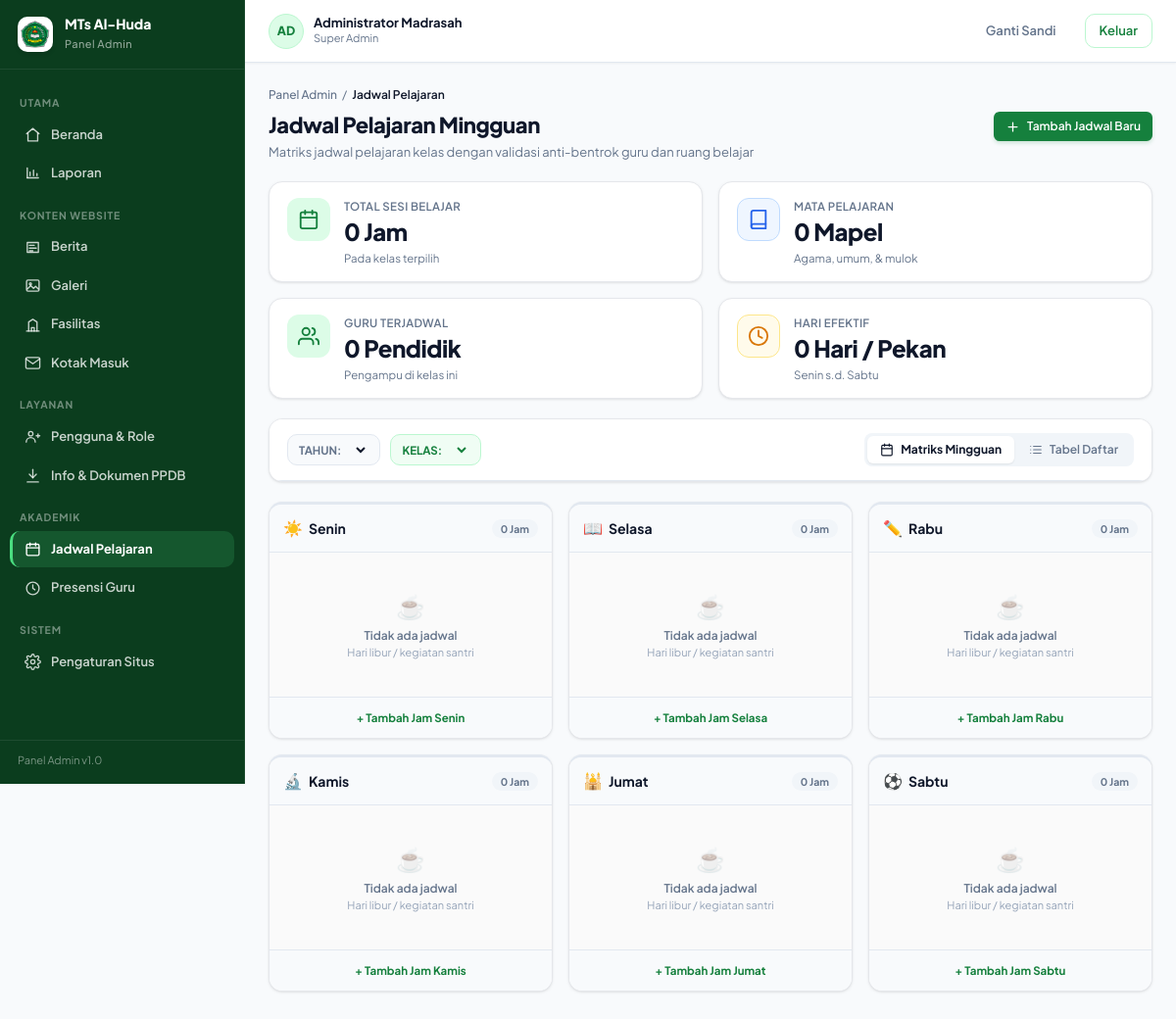
The app's page /admin/jadwal (signed in) with its own data.
### tables this page shows
CREATE TABLE `pengguna` (
  `id` bigint unsigned NOT NULL AUTO_INCREMENT,
  `username` varchar(60) NOT NULL,
  `email` varchar(160) DEFAULT NULL,
  `password_hash` varchar(255) NOT NULL,
  `name` varchar(120) NOT NULL,
  `nama` varchar(120) DEFAULT NULL,
  `role` enum('admin','operator','kepala','guru','siswa') NOT NULL DEFAULT 'siswa',
  `role_label` varchar(50) DEFAULT NULL,
  `phone` varchar(30) DEFAULT NULL,
  `telepon` varchar(30) DEFAULT NULL,
  `avatar_path` varchar(255) DEFAULT NULL,
  `foto_url` varchar(255) DEFAULT NULL,
  `is_active` tinyint(1) NOT NULL DEFAULT '1',
  `must_change_password` tinyint(1) NOT NULL DEFAULT '0',
  `failed_login_attempts` tinyint unsigned NOT NULL DEFAULT '0',
  `locked_until` datetime DEFAULT NULL,
  `last_login_at` datetime DEFAULT NULL,
  `last_login_ip` varchar(45) DEFAULT NULL,
  `created_at` datetime NOT NULL DEFAULT CURRENT_TIMESTAMP,
  `updated_at` datetime NOT NULL DEFAULT CURRENT_TIMESTAMP ON UPDATE CURRENT_TIMESTAMP,
  `deleted_at` datetime DEFAULT NULL,
  PRIMARY KEY (`id`),
  UNIQUE KEY `uq_pengguna_username` (`username`),
  UNIQUE KEY `uq_pengguna_email` (`email`),
  KEY `idx_pengguna_role` (`role`,`is_active`)
);

### app/Controllers/AdminJadwalController.php (called while the page is built, shortened)
<?php
class AdminJadwalController
{
    private function guard(): array
    {
        if (!Auth::check()) {
            header('Location: ' . base_url('admin/login'));
            exit;
        }
        $user = Auth::user();
        return $user;
    }
    public function index(): void
    {
        $user = $this->guard();
        $pdo = Database::connection();
        $academicYears = $pdo->query("SELECT * FROM tahun_akademik ORDER BY is_active DESC, name DESC")->fetchAll();
        $activeYear = $academicYears[0] ?? null;
        $yearId = isset($_GET['year_id']) ? (int) $_GET['year_id'] : (int) ($activeYear['id'] ?? 0);
        $classesStmt = $pdo->prepare("SELECT * FROM kelas WHERE academic_year_id = ? ORDER BY level ASC, name ASC");
        $classesStmt->execute([$yearId]);
        $classes = $classesStmt->fetchAll();
        $selectedClassId = isset($_GET['class_id']) ? (int) $_GET['class_id'] : (int) ($classes[0]['id'] ?? 0);
        $schedules = [];
        if ($selectedClassId > 0) {
            $sStmt = $pdo->prepare("SELECT s.*, cs.class_id, sub.name as subject_name, sub.code as subject_code, u.name as teacher_name
                                    FROM jadwal s
                                    JOIN mata_pelajaran_kelas cs ON cs.id = s.class_subject_id
                                    JOIN mata_pelajaran sub ON sub.id = cs.subject_id
                                    JOIN guru t ON t.id = s.teacher_id
                                    JOIN pengguna u ON u.id = t.user_id
                                    WHERE cs.class_id = ? AND s.academic_year_id = ?
                                    ORDER BY s.day_of_week ASC, s.start_time ASC");
            $sStmt->execute([$selectedClassId, $yearId]);
            $schedules = $sStmt->fetchAll();
        }
        $subjects = $pdo->query("SELECT * FROM mata_pelajaran WHERE is_active = 1 ORDER BY name ASC")->fetchAll();
        $teachers = $pdo->query("SELECT t.id, u.name, t.nip FROM guru t JOIN pengguna u ON u.id = t.user_id WHERE u.is_active = 1 AND u.deleted_at IS NULL ORDER BY u.name ASC")->fetchAll();
        $data = [
            'title' => 'Jadwal Pelajaran | Panel Admin MTs Al-Huda',
            'user' => $user,
            'role' => Auth::displayRole(),
            'active_menu' => 'jadwal',
            'tahun_akademik' => $academicYears,
            'current_year_id' => $yearId,
            'kelas' => $classes,
            'current_class_id' => $selectedClassId,
            'jadwal' => $schedules,
            'mata_pelajaran' => $subjects,
            'guru' => $teachers,
            'flash' => $_SESSION['_flash_success'] ?? null,
            'error' => $_SESSION['_flash_error'] ?? null,
        ];
        require_once __DIR__ . '/../Views/admin/jadwal/index.php';
    }
}

### app/helpers.php (called while the page is built, shortened)
<?php
if (!function_exists('base_path')) {
    function base_path(): string
    {
        $script = str_replace('\\', '/', $_SERVER['SCRIPT_NAME'] ?? '');
        $dir = rtrim(str_replace('\\', '/', dirname($script)), '/');
        return $dir;
    }
}
if (!function_exists('base_url')) {
    function base_url(string $path = ''): string
    {
        $path = ltrim($path, '/');
        $base = base_path();
        return ($base === '' ? '' : $base) . '/' . $path;
    }
}

### app/Support/Auth.php (called while the page is built, shortened)
<?php
class Auth
{
    private static ?array $cachedUser = null;
    public static function user(): ?array
    {
        if (self::$cachedUser !== null) {
            return self::$cachedUser;
        }
        $id = $_SESSION[self::SESSION_KEY] ?? null;
        $stmt = Database::connection()->prepare(
            'SELECT id, name, email, username, role, role_label, avatar_path,
                    is_active, must_change_password, last_login_at
             FROM pengguna
             WHERE id = ? AND deleted_at IS NULL
             LIMIT 1'
        );
        $stmt->execute([$id]);
        $user = $stmt->fetch();
        self::$cachedUser = $user;
        return $user;
    }
    public static function check(): bool
    {
        return self::user() !== null;
    }
    public static function displayRole(): string
    {
        $user = self::user();
        if (!empty($user['role_label'])) {
            return (string) $user['role_label'];
        }
        return match ((string) $user['role']) {
            'admin'      => 'Super Admin',
            'operator'   => 'Operator Madrasah',
            'kepala'     => 'Kepala Madrasah',
            'guru'       => 'Guru',
            'siswa'      => 'Siswa',
            'akreditasi' => 'Tim Akreditasi',
            default      => ucfirst((string) $user['role']),
        };
    }
}

### config/database.php (called while the page is built, shortened)
<?php
$defaults = [
    'host'      => '127.0.0.1',
    'port'      => 3306,
    'database'  => 'mts_alhuda',
    'username'  => 'root',
    'password'  => '',
    'charset'   => 'utf8mb4',
    'collation' => 'utf8mb4_unicode_ci',
    'timezone'  => '+07:00',
    'app_env'   => 'local',
];
$config = $defaults;
$config['port_is_default'] = true;
$localFile = __DIR__ . '/database.local.php';
$envMap = [
    'DB_HOST'     => 'host',
    'DB_PORT'     => 'port',
    'DB_NAME'     => 'database',
    'DB_USER'     => 'username',
    'DB_PASS'     => 'password',
    'DB_TIMEZONE' => 'timezone',
    'APP_ENV'     => 'app_env',
];
foreach ($envMap as $envKey => $configKey) {
    $value = getenv($envKey);
}
$config['port'] = (int) $config['port'];
return $config;

### app/Support/Database.php (called while the page is built, shortened)
<?php
class Database
{
    private static ?PDO $pdo = null;
    private static ?int $resolvedPort = null;
    public static function config(): array
    {
        static $config = null;
        if ($config === null) {
            $config = require __DIR__ . '/../../config/database.php';
        }
        return $config;
    }
    public static function resolvedPort(): int
    {
        return self::$resolvedPort ?? (int) self::config()['port'];
    }
    public static function connection(): PDO
    {
        if (self::$pdo instanceof PDO) {
            return self::$pdo;
        }
        self::$pdo = self::open((string) self::config()['database']);
        return self::$pdo;
    }
    private static function open(?string $database): PDO
    {
        $config = self::config();
        $port = self::resolvedPort();
        try {
            $pdo = self::makePdo(array_merge($config, ['port' => $port]), $database);
            self::$resolvedPort = $port;
            return $pdo;
        } catch (PDOException $e) {
            if (!self::isConnectFailure($e) || empty($config['port_is_default'])) {
                throw $e;
            }
        }
        $alternative = self::probeFallbackPorts($port);
        $pdo = self::makePdo(array_merge($config, ['port' => $alternative]), $database);
        self::$resolvedPort = $alternative;
        return $pdo;
    }
    public static function makePdo(array $config, ?string $database, ?int $timeout = null): PDO
    {
        $dsn = sprintf(
            'mysql:host=%s;port=%d;charset=%s',
            $config['host'],
            (int) $config['port'],
            $config['charset'] ?? 'utf8mb4'
        );
        if ($database !== null && $database !== '') {
            $dsn .= ';dbname=' . $database;
        }
        $options = [
            PDO::ATTR_ERRMODE            => PDO::ERRMODE_EXCEPTION,
            PDO::ATTR_DEFAULT_FETCH_MODE => PDO::FETCH_ASSOC,
            PDO::ATTR_EMULATE_PREPARES   => false,
            PDO::ATTR_STRINGIFY_FETCHES  => false,
        ];
        $pdo = new PDO($dsn, (string) $config['username'], (string) $config['password'], $options);
        $pdo->exec(
            "SET SESSION sql_mode = 'STRICT_TRANS_TABLES,ERROR_FOR_DIVISION_BY_ZERO,NO_ENGINE_SUBSTITUTION'"
        );
        $pdo->exec("SET time_zone = '" . str_replace("'", '', (string) ($config['timezone'] ?? '+07:00')) . "'");
        $pdo->exec("SET NAMES " . ($config['charset'] ?? 'utf8mb4') . " COLLATE " . ($config['collation'] ?? 'utf8mb4_unicode_ci'));
        return $pdo;
    }
}

### app/Views/layouts/admin.php (the view, shortened to what this page needs)
<?php require_once __DIR__ . '/../../helpers.php'; ?>
<!DOCTYPE html>
<html lang="id">
<head>
    <link rel="stylesheet" href="<?= base_url('css/admin.css?v=' . (file_exists(__DIR__ . '/../../../public/css/admin.css') ? filemtime(__DIR__ . '/../../../public/css/admin.css') : '1.1')) ?>">
</head>
<body>
<div class="shell">
    <aside class="sidebar">
        <div class="side-brand">
            <img src="<?= base_url('assets/images/LOGO_MTS 1.png') ?>" alt="Logo MTs Al-Huda">
            <div>
                <b>MTs Al-Huda</b>
                <span>Panel Admin</span>
            </div>
        </div>
        <?php
        $currRoute = current_route();
        $routeParts = $currRoute === '' ? [] : explode('/', $currRoute);
        $currPage = $routeParts[1] ?? 'dashboard';
        $activeMenu = $data['active_menu'] ?? ($currPage === '' ? 'dashboard' : $currPage);
        ?>
        <nav class="side-nav">
            <div class="side-group">Utama</div>
            <a class="side-link <?= in_array($activeMenu, ['dashboard', 'admin', ''], true) ? 'on' : '' ?>" href="<?= base_url('admin') ?>">
                <svg viewBox="0 0 24 24"><path d="M3 10.5 12 3l9 7.5"/><path d="M5 9.5V21h14V9.5"/></svg>
                Beranda
            </a>
            <a class="side-link <?= $activeMenu === 'laporan' ? 'on' : '' ?>" href="<?= base_url('admin/laporan') ?>">
                <svg viewBox="0 0 24 24"><path d="M4 19V5"/><path d="M4 19h16"/><path d="M8 16v-5M13 16V8M18 16v-3"/></svg>
                Laporan
            </a>
            <div class="side-group">Konten Website</div>
            <a class="side-link <?= $activeMenu === 'berita' ? 'on' : '' ?>" href="<?= base_url('admin/berita') ?>">
                <svg viewBox="0 0 24 24"><path d="M4 5h16v14H4z"/><path d="M7 9h7M7 13h10M7 17h5"/></svg>
                Berita
            </a>
            <a class="side-link <?= $activeMenu === 'galeri' ? 'on' : '' ?>" href="<?= base_url('admin/galeri') ?>">
                <svg viewBox="0 0 24 24"><rect x="3" y="4" width="18" height="16" rx="2"/><circle cx="8.5" cy="9.5" r="1.5"/><path d="m4 17 5-5 4 4 3-3 4 4"/></svg>
                Galeri
            </a>
            <a class="side-link <?= $activeMenu === 'fasilitas' ? 'on' : '' ?>" href="<?= base_url('admin/fasilitas') ?>">
                <svg viewBox="0 0 24 24"><path d="M3 21h18"/><path d="M6 21V8l6-4 6 4v13"/><path d="M10 21v-5h4v5"/></svg>
                Fasilitas
            </a>
            <a class="side-link <?= $activeMenu === 'kontak' ? 'on' : '' ?>" href="<?= base_url('admin/kontak') ?>">
                <svg viewBox="0 0 24 24"><path d="M4 4h16c1.1 0 2 .9 2 2v12c0 1.1-.9 2-2 2H4c-1.1 0-2-.9-2-2V6c0-1.1.9-2 2-2z"/><polyline points="22,6 12,13 2,6"/></svg>
                Kotak Masuk
            </a>
            <div class="side-group">Layanan</div>
            <a class="side-link <?= $activeMenu === 'pengguna' ? 'on' : '' ?>" href="<?= base_url('admin/pengguna') ?>">
                <svg viewBox="0 0 24 24"><circle cx="9" cy="8" r="3.2"/><path d="M2.5 20a6.5 6.5 0 0 1 13 0"/><path d="M17 11h5M19.5 8.5v5"/></svg>
                Pengguna &amp; Role
            </a>
            <a class="side-link <?= $activeMenu === 'ppdb' ? 'on' : '' ?>" href="<?= base_url('admin/ppdb') ?>">
                <svg viewBox="0 0 24 24"><path d="M12 3v12"/><path d="m7 10 5 5 5-5"/><path d="M4 21h16"/></svg>
                Info &amp; Dokumen PPDB
            </a>
            <div class="side-group">Akademik</div>
            <a class="side-link <?= $activeMenu === 'jadwal' ? 'on' : '' ?>" href="<?= base_url('admin/jadwal') ?>">
                <svg viewBox="0 0 24 24"><rect x="3" y="5" width="18" height="16" rx="2"/><path d="M3 10h18M8 3v4M16 3v4"/></svg>
                Jadwal Pelajaran
            </a>
            <a class="side-link <?= $activeMenu === 'presensi' ? 'on' : '' ?>" href="<?= base_url('admin/presensi') ?>">
                <svg viewBox="0 0 24 24"><circle cx="12" cy="12" r="9"/><path d="M12 7v5l3 2"/></svg>
                Presensi Guru
            </a>
            <div class="side-group">Sistem</div>
            <a class="side-link <?= $activeMenu === 'pengaturan' ? 'on' : '' ?>" href="<?= base_url('admin/pengaturan') ?>">
                Pengaturan Situs
            </a>
        </nav>
        <div class="side-foot">Panel Admin v1.0</div>
    </aside>
    <div class="main">
        <header class="topbar">
            <div class="top-user">
                <div class="avatar"><?= htmlspecialchars(strtoupper(mb_substr((string) ($data['user']['name'] ?? 'A'), 0, 2)), ENT_QUOTES, 'UTF-8') ?></div>
                <div>
                    <b><?= htmlspecialchars((string) ($data['user']['name'] ?? ''), ENT_QUOTES, 'UTF-8') ?></b>
                    <span><?= htmlspecialchars((string) ($data['role'] ?? ''), ENT_QUOTES, 'UTF-8') ?></span>
                </div>
            </div>
            <a class="btn btn-ghost" href="<?= base_url('admin/ganti-sandi') ?>">Ganti Sandi</a>
            <form method="post" action="<?= base_url('admin/logout') ?>" style="margin:0">
                <button type="submit" class="btn btn-outline">Keluar</button>
            </form>
        </header>
        <div class="content">
            <?= $data['content'] ?>
        </div>
    </div>
</div>
</body>
</html>

### records on screen
pengguna: name "AD", name "Administrator Madrasah", role_label "Super Admin"

### other values on screen
$totalSchedules "0"
$uniqueSubjects "0"
$uniqueTeachers "0"
$activeDays "0"
$dayIcons[$d] "☀️"
$dayNames[$d] "Senin"
count($daySchedules) "0"
$dayIcons[$d] "📖"
$dayNames[$d] "Selasa"
$dayIcons[$d] "✏️"
$dayNames[$d] "Rabu"
$dayIcons[$d] "🔬"
$dayNames[$d] "Kamis"
$dayIcons[$d] "🕌"
$dayNames[$d] "Jumat"
